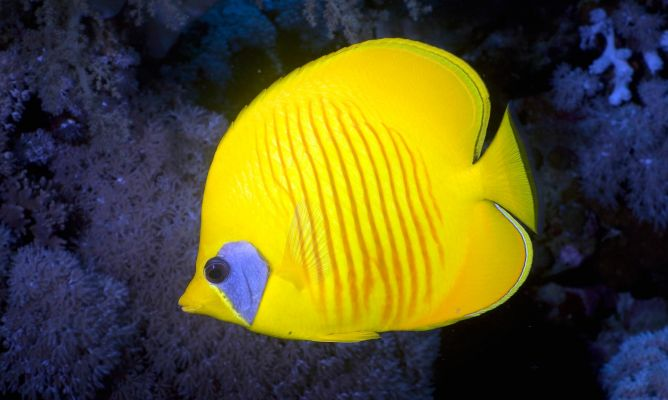
#> input picture sesion 6/Mod1-6Codigo/Imagenes/Pez.jpg, 668 x 400 px
$ python apartado2.py
#> lines starting #> are read from the running program, lines starting #| are printed output that depends on the picture
# -*- coding: utf-8 -*-
import cv2
import sys


img1=cv2.imread('Imagenes/Pez.jpg')
#> img1 is the input picture: shape (400, 668, 3); mean B, G, R 39.5, 83.1, 87.6
if img1 is None: #Si está vacía es que no se ha leíd
    print('Imagen1 no encontrada\n')
    sys.exit(1)

img2=cv2.imread('Imagenes/flor.jpg')
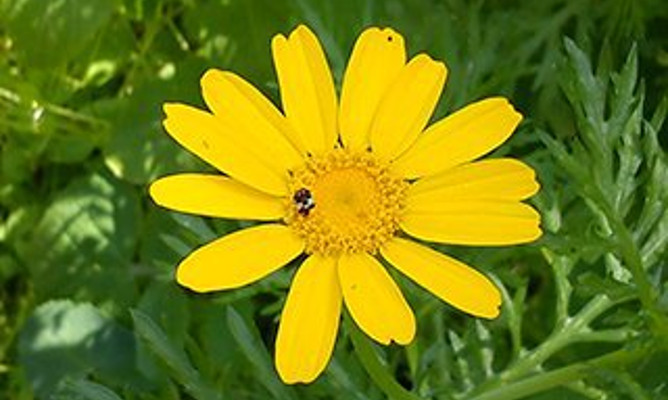
#> input picture sesion 6/Mod1-6Codigo/Imagenes/Flor.jpg, 668 x 400 px, found by its file name
#> img2 is the input picture: shape (400, 668, 3); mean B, G, R 20.5, 127.9, 115.9
if img2 is None: #Si está vacía es que no se ha leído
    print('Imagen2 no encontrada\n')
    sys.exit(1)

if img1 is not None and img2 is not None:
    if img1.shape!=img2.shape:
        print ("Imágenes deben ser del mismo tamaño\n")
        sys.exit(1)

    alpha=0.5
    #Realiza la fusión de imágenes
    suma=cv2.addWeighted(img1,alpha,img2,1-alpha,0)
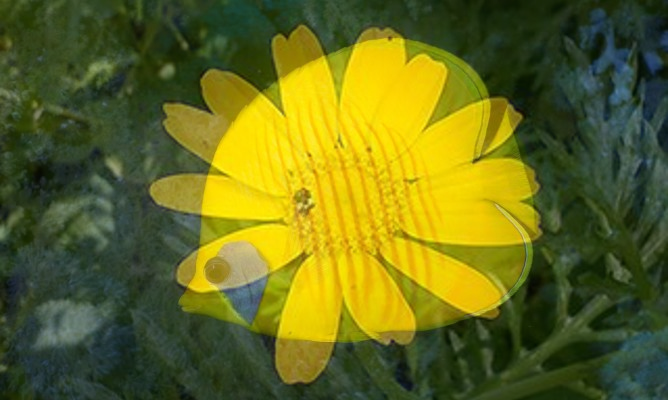
#> suma: shape (400, 668, 3); mean B, G, R 30, 105.5, 101.8

    cv2.imshow("Fusion", suma)
    cv2.waitKey(0)
    cv2.destroyAllWindows()
